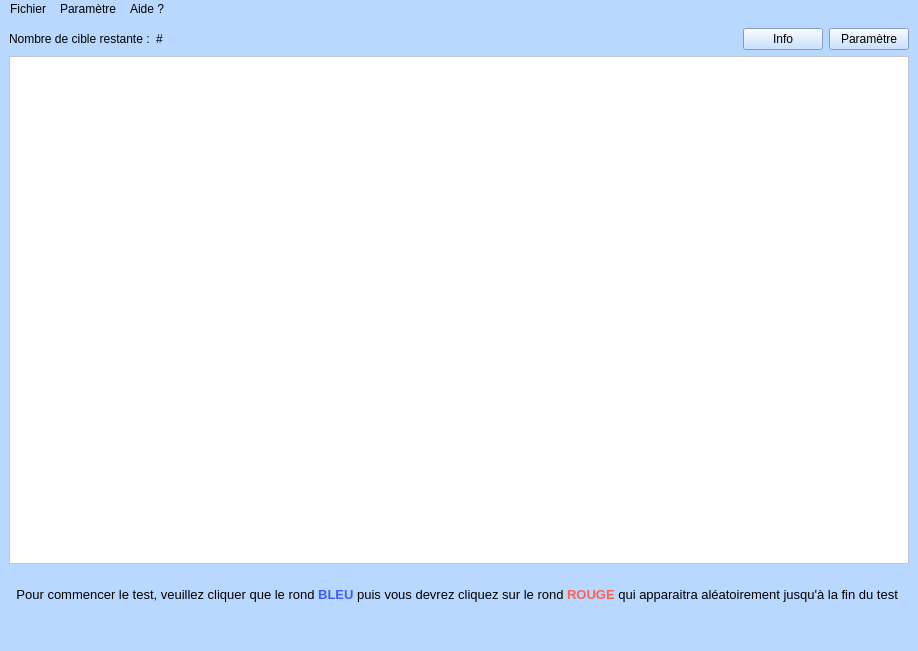
<?xml version="1.0" encoding="UTF-8"?>
<ui version="4.0">
 <class>MainWindow</class>
 <widget class="QMainWindow" name="MainWindow">
  <property name="geometry">
   <rect>
    <x>0</x>
    <y>0</y>
    <width>918</width>
    <height>651</height>
   </rect>
  </property>
  <property name="windowTitle">
   <string>MainWindow</string>
  </property>
  <property name="styleSheet">
   <string notr="true">background-color: rgb(184, 216, 255);</string>
  </property>
  <widget class="QWidget" name="centralwidget">
   <layout class="QVBoxLayout" name="verticalLayout">
    <item>
     <layout class="QHBoxLayout" name="horizontalLayout">
      <item>
       <widget class="QLabel" name="label">
        <property name="text">
         <string>Nombre de cible restante :</string>
        </property>
       </widget>
      </item>
      <item>
       <widget class="QLabel" name="nbCible">
        <property name="sizePolicy">
         <sizepolicy hsizetype="Expanding" vsizetype="Preferred">
          <horstretch>0</horstretch>
          <verstretch>0</verstretch>
         </sizepolicy>
        </property>
        <property name="text">
         <string>#</string>
        </property>
       </widget>
      </item>
      <item>
       <widget class="QPushButton" name="pushButtonInfo">
        <property name="text">
         <string>Info</string>
        </property>
       </widget>
      </item>
      <item>
       <widget class="QPushButton" name="pushButtonParam">
        <property name="text">
         <string>Paramètre</string>
        </property>
       </widget>
      </item>
     </layout>
    </item>
    <item>
     <widget class="QGraphicsView" name="testView">
      <property name="minimumSize">
       <size>
        <width>900</width>
        <height>500</height>
       </size>
      </property>
      <property name="styleSheet">
       <string notr="true">background-color: rgb(255, 255, 255);</string>
      </property>
     </widget>
    </item>
    <item>
     <layout class="QHBoxLayout" name="horizontalLayout_3">
      <item>
       <widget class="QLabel" name="label_2">
        <property name="minimumSize">
         <size>
          <width>0</width>
          <height>50</height>
         </size>
        </property>
        <property name="styleSheet">
         <string notr="true">font: 9pt &quot;Louis George Café&quot;;
border-color: rgb(43, 66, 130);</string>
        </property>
        <property name="text">
         <string>&lt;html&gt;&lt;head/&gt;&lt;body&gt;&lt;p&gt;&lt;span style=&quot; font-size:10pt;&quot;&gt;Pour commencer le test, veuillez cliquer que le rond &lt;/span&gt;&lt;span style=&quot; font-size:10pt; font-weight:700; color:#425bff;&quot;&gt;BLEU&lt;/span&gt;&lt;span style=&quot; font-size:10pt;&quot;&gt; puis vous devrez cliquez sur le rond &lt;/span&gt;&lt;span style=&quot; font-size:10pt; font-weight:700; color:#ff6254;&quot;&gt;ROUGE&lt;/span&gt;&lt;span style=&quot; font-size:10pt;&quot;&gt; qui apparaitra aléatoirement jusqu'à la fin du test &lt;/span&gt;&lt;/p&gt;&lt;/body&gt;&lt;/html&gt;</string>
        </property>
        <property name="alignment">
         <set>Qt::AlignCenter</set>
        </property>
       </widget>
      </item>
     </layout>
    </item>
   </layout>
  </widget>
  <widget class="QStatusBar" name="statusbar"/>
  <widget class="QMenuBar" name="menubar">
   <property name="geometry">
    <rect>
     <x>0</x>
     <y>0</y>
     <width>918</width>
     <height>22</height>
    </rect>
   </property>
   <widget class="QMenu" name="menuFichier">
    <property name="title">
     <string>Fichier</string>
    </property>
    <addaction name="actionQuitter"/>
   </widget>
   <widget class="QMenu" name="menuParam_tre">
    <property name="title">
     <string>Paramètre</string>
    </property>
    <addaction name="actionParam_trage"/>
   </widget>
   <widget class="QMenu" name="menuAide">
    <property name="title">
     <string>Aide ?</string>
    </property>
    <addaction name="actionAide"/>
   </widget>
   <addaction name="menuFichier"/>
   <addaction name="menuParam_tre"/>
   <addaction name="menuAide"/>
  </widget>
  <action name="actionQuitter">
   <property name="text">
    <string>Quitter</string>
   </property>
  </action>
  <action name="actionAide">
   <property name="text">
    <string>Aide</string>
   </property>
  </action>
  <action name="actionParam_trage">
   <property name="text">
    <string>Paramètrages</string>
   </property>
  </action>
 </widget>
 <resources/>
 <connections/>
</ui>
